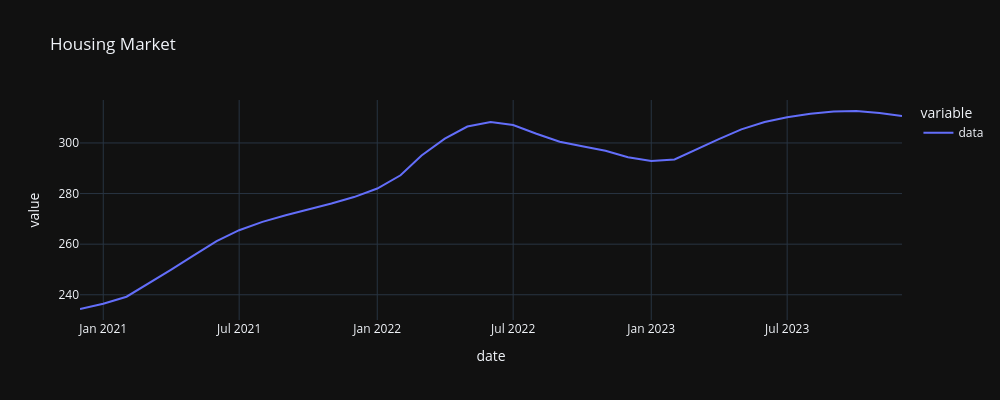

Here is the notebook cell this chart was saved with:
### Code cell
"""
Housing Market Slowdown: A recession often leads to a slowdown in the real estate market,
with declining home sales, falling prices, and increased foreclosures.
"""

plot_data("CSUSHPINSA", "Housing Market", years=3)

### Figure 1 — Plotly figure (JSON) as saved in the notebook; plotly's stock layout.template omitted (floating-point values rounded to 4 significant figures)
{"data": [{"hovertemplate": "variable=data<br>date=%{x|%B %d, %Y}<br>value=%{y}<extra></extra>", "legendgroup": "data", "line": {"color": "#636efa", "dash": "solid"}, "marker": {"symbol": "circle"}, "mode": "lines", "name": "data", "orientation": "v", "showlegend": true, "type": "scatter", "x": ["2020-12-01T00:00:00", "2021-01-01T00:00:00", "2021-02-01T00:00:00", "2021-03-01T00:00:00", "2021-04-01T00:00:00", "2021-05-01T00:00:00", "2021-06-01T00:00:00", "2021-07-01T00:00:00", "2021-08-01T00:00:00", "2021-09-01T00:00:00", "2021-10-01T00:00:00", "2021-11-01T00:00:00", "2021-12-01T00:00:00", "2022-01-01T00:00:00", "2022-02-01T00:00:00", "2022-03-01T00:00:00", "2022-04-01T00:00:00", "2022-05-01T00:00:00", "2022-06-01T00:00:00", "2022-07-01T00:00:00", "2022-08-01T00:00:00", "2022-09-01T00:00:00", "2022-10-01T00:00:00", "2022-11-01T00:00:00", "2022-12-01T00:00:00", "2023-01-01T00:00:00", "2023-02-01T00:00:00", "2023-03-01T00:00:00", "2023-04-01T00:00:00", "2023-05-01T00:00:00", "2023-06-01T00:00:00", "2023-07-01T00:00:00", "2023-08-01T00:00:00", "2023-09-01T00:00:00", "2023-10-01T00:00:00", "2023-11-01T00:00:00", "2023-12-01T00:00:00"], "xaxis": "x", "y": [234.4, 236.5, 239.2, 244.2, 249.8, 255.5, 261.2, 265.5, 268.8, 271.5, 273.7, 276.0, 278.6, 282.0, 287.2, 295.0, 301.7, 306.5, 308.3, 307.1, 303.7, 300.5, 298.7, 296.9, 294.4, 292.8, 293.5, 297.3, 301.5, 305.4, 308.3, 310.1, 311.5, 312.4, 312.6, 311.8, 310.7], "yaxis": "y"}], "layout": {"height": 400, "legend": {"title": {"text": "variable"}, "tracegroupgap": 0}, "title": {"text": "Housing Market"}, "width": 1000, "xaxis": {"anchor": "y", "domain": [0, 1], "title": {"text": "date"}}, "yaxis": {"anchor": "x", "domain": [0, 1], "title": {"text": "value"}}}}
